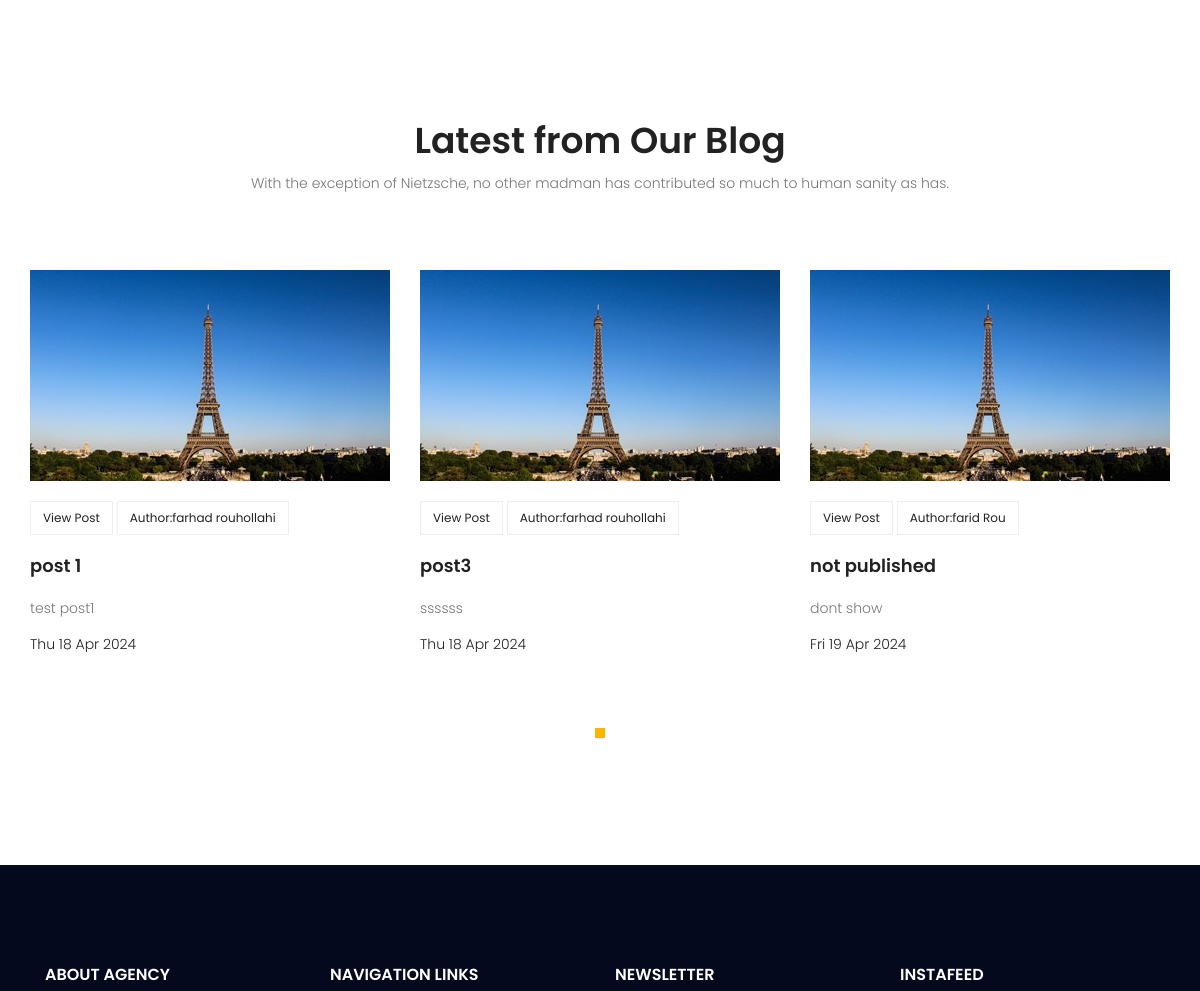
The app's page / (middle part), older data.
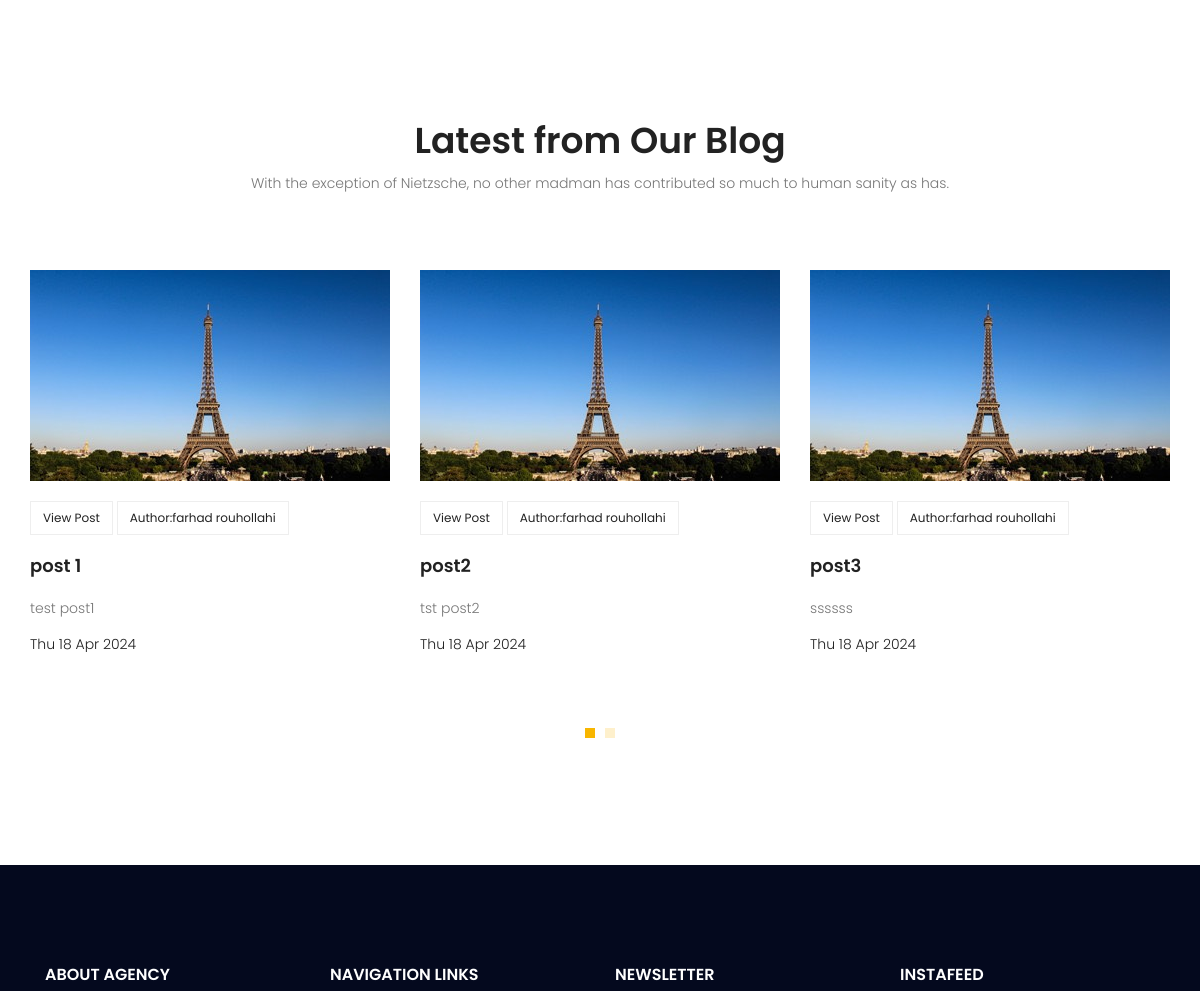
The same page, newer data.
### blog/models.py (models this page shows, shortened)
class Post(models.Model):
    image = models.ImageField(upload_to='blog/', default='blog/default.jpg')
    tags = TaggableManager(blank=True)
    category = models.ManyToManyField(Category)
    author = models.ForeignKey(User, on_delete=models.SET_NULL, null=True)
    title = models.CharField(max_length=255)
    content = models.TextField()
    counted_view = models.IntegerField(default=0)
    status = models.BooleanField(default=False)
    created_date = models.DateTimeField(auto_now_add=True)
    updated_date = models.DateTimeField(auto_now=True)
    published_date = models.DateTimeField(null=True)
    class Meta:
        ordering = ["-created_date"]

### website/views.py (the view)
# urls.py: path("", index_view, name='index'),
def index_view(request):
    return render(request, "website/index.html")

### website/templatetags/website_tags.py (called while the page is built)
@register.inclusion_tag('website/most-recently-post.html')
def most_recently_post():
    posts = Post.objects.filter(
        published_date__lte=timezone.now(), status=1).order_by("published_date")[:6]
    return {'posts': posts}

### templates/website/index.html (shortened to what this page needs)
{% extends 'base.html' %}
{% load static %}
{% block content %}
{% load website_tags %}
{% most_recently_post %}
{% endblock %}

### templates/website/most-recently-post.html
{% load static %}
<section class="recent-blog-area section-gap">
    <div class="container">
        <div class="row d-flex justify-content-center">
            <div class="menu-content pb-60 col-lg-9">
                <div class="title text-center">
                    <h1 class="mb-10">Latest from Our Blog</h1>
                    <p>With the exception of Nietzsche, no other madman has contributed so much to human sanity as
                        has.</p>
                </div>
            </div>
        </div>
        <div class="row">
            <div class="active-recent-blog-carusel">
                {% for post in posts %}
                <div class="single-recent-blog-post item">
                    <div class="thumb">
                        <img class="img-fluid" src="{{post.image.url}}" alt="">
                    </div>
                    <div class="details">
                        <div class="tags">
                            <ul>
                                <li>
                                    <a href="blog/{{post.id}}">View Post</a>
                                </li>
                                <li>
                                    <a
                                        href="{% url 'author_blog' author_username=post.author.username %}">Author:{{post.author.get_full_name}}</a>
                                </li>
                            </ul>
                        </div>
                        <a href="#">
                            <h4 class="title">{{post.title}}</h4>
                        </a>
                        <p>
                            {{post.content|truncatewords:20}}
                        </p>
                        <h6 class="date">{{post.published_date|date:"D d M Y"}}</h6>
                    </div>
                </div>
                {% endfor %}
            </div>
        </div>
    </div>
</section>

Row changes from the older to the newer data that the page shows:
no longer on this page (row unchanged): Post: image (placeholder picture), author.get_full_name "farid Rou", title "not published", content "dont show", published_date "Fri 19 Apr 2024"
now on this page (row edited): Post: image (placeholder picture), author.get_full_name "farhad rouhollahi", title "post2", content "tst post2", published_date "Thu 18 Apr 2024"
